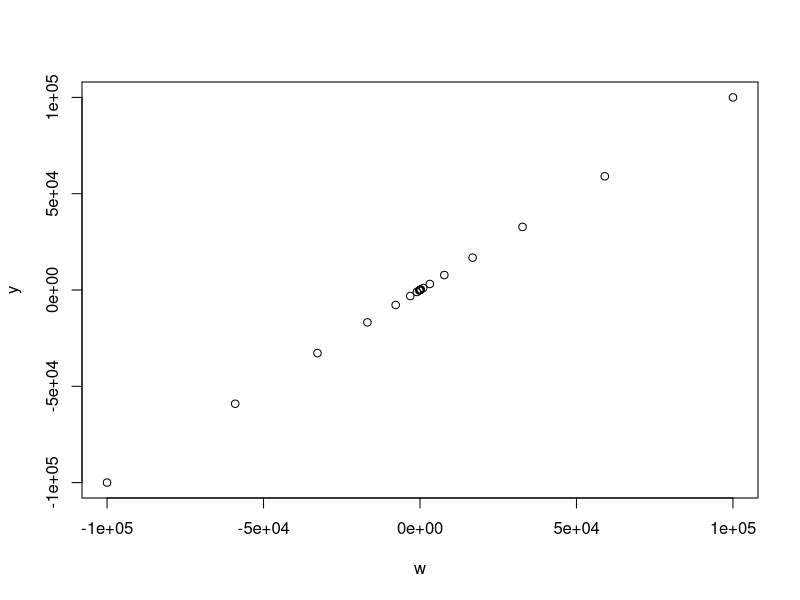

Recreate this plot in R.
x = c(-10:10)
k = sample(c(3,5,7), 1)
p = c( 1/20, 2/20, 3/20, 8/20, 3/20, 2/20, 1/20 )
z = sample(-3:3, 21, replace = TRUE, prob = p)
w = x^k
y = w + z

plot(w,y)
correlazione = cor(y,w)^2